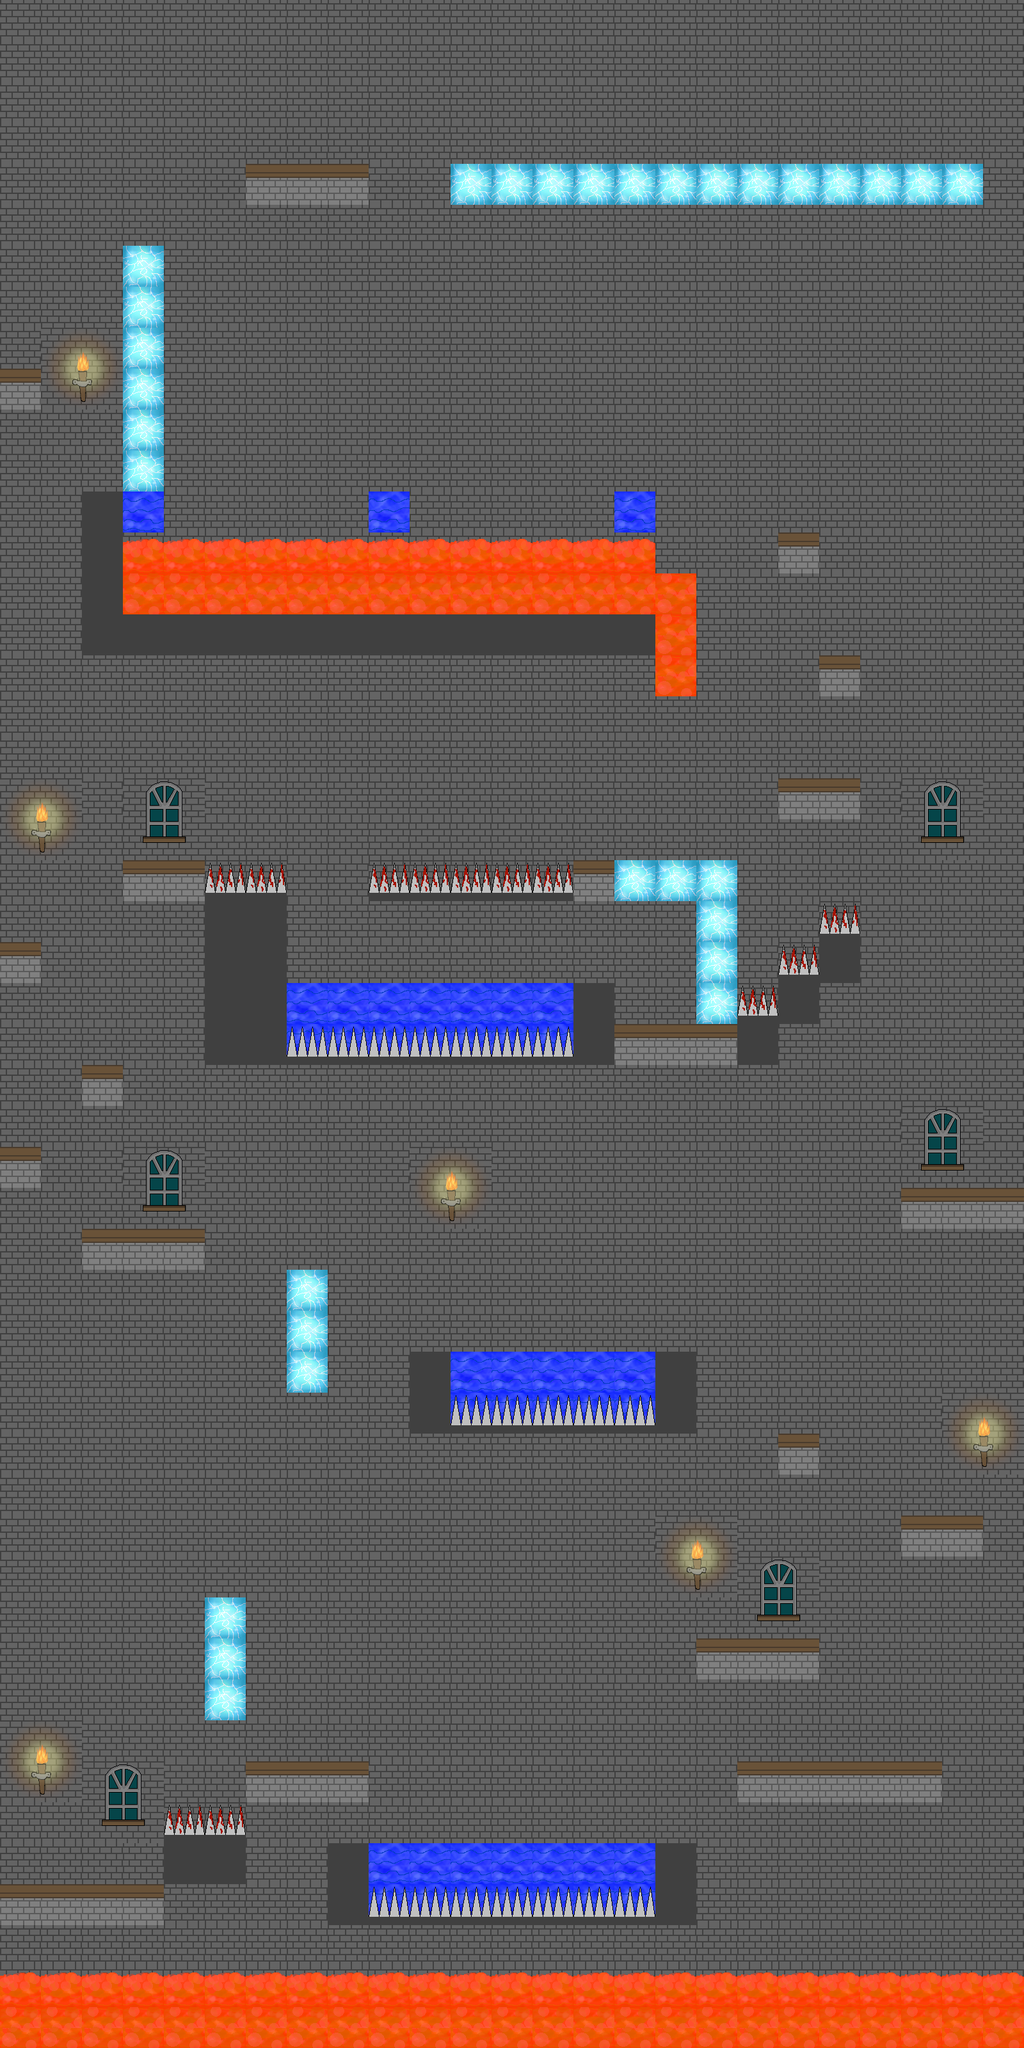

A level layout from a 2D game, rendered from its tile map. Below: a short description, then the map file with tile-grid data replaced by summaries:
An orthogonal 25x50 tile map with 64x64 px tiles, 5 tile layers (Background, Collidable, StartPos, EndPos, ...).

<map version="1.0" orientation="orthogonal" renderorder="right-down" width="25" height="50" tilewidth="64" tileheight="64">
 <tileset firstgid="1" name="level2_tileset" tilewidth="64" tileheight="64">
  <image source="level2_tileset.png" width="256" height="640" />
 </tileset>
 <layer name="Background" width="25" height="50">
  <data>[1250 cells, 1250 non-empty, 12 distinct tile ids]</data>
 </layer>
 <layer name="Collidable" width="25" height="50">
  <data>[1250 cells, 113 non-empty, 3 distinct tile ids]</data>
 </layer>
 <layer name="StartPos" width="25" height="50" opacity="0">
  <data>[1250 cells, 1 non-empty, 1 distinct tile ids]</data>
 </layer>
 <layer name="EndPos" width="25" height="50" opacity="0">
  <data>[1250 cells, 1 non-empty, 1 distinct tile ids]</data>
 </layer>
 <layer name="Evil" width="25" height="50">
  <data>[1250 cells, 60 non-empty, 4 distinct tile ids]</data>
 </layer>
</map>
